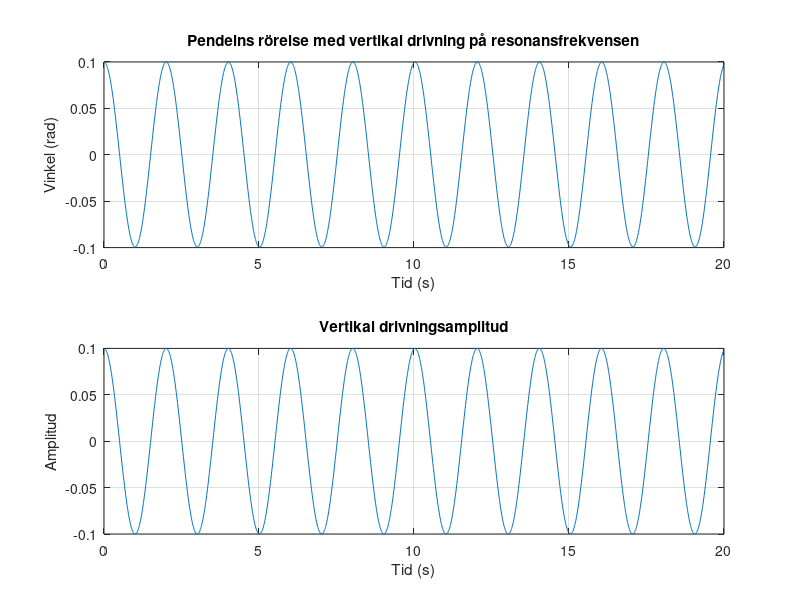

Write MATLAB code to recreate this figure. (Note: this script raises an error after producing the figure.)
% Parametrar
l = 1.0; % Pendelns längd
g = 9.81; % Tyngdaccelerationen
a = 0.1; % Drivningsamplitud
nu_resonance = sqrt(g / l); % Resonansfrekvens

% Differentialekvationssystem för resonansfrekvens
ode_resonance = @(t, y) [y(2); (-g/l) * sin(y(1)) + a^2 * nu_resonance^2 * cos(nu_resonance * t) * sin(y(1))];

% Tidssteg
dt = 0.01;
t = 0:dt:20; % Tidsintervall

% Initialvärden
phi0 = 0.1; % Initial vinkel
phi_dot0 = 0; % Initial vinkelhastighet

% Lös differentialekvationssystemet numeriskt för resonansfrekvens
[t_resonance, y_resonance] = ode45(ode_resonance, t, [phi0, phi_dot0]);

% Plotta resultatet
subplot(2, 1, 1)
plot(t_resonance, y_resonance(:, 1))
xlabel('Tid (s)')
ylabel('Vinkel (rad)')
title('Pendelns rörelse med vertikal drivning på resonansfrekvensen')
grid on

subplot(2, 1, 2)
plot(t_resonance, a * cos(nu_resonance * t_resonance))
xlabel('Tid (s)')
ylabel('Amplitud')
title('Vertikal drivningsamplitud')
grid on

sgtitle('Pendelns rörelse med vertikal drivning på resonansfrekvensen')
